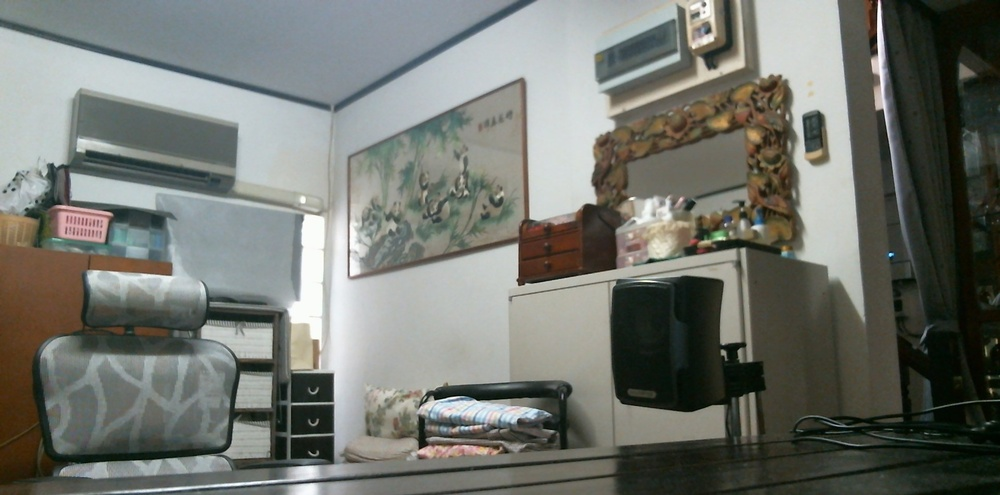
#> input picture CV_parinya/im1.jpg, 1000 x 495 px, shrunk from 1920 x 950 before the run
$ python 06_bg_subtraction.py
#> lines starting #> are read from the running program, lines starting #| are printed output that depends on the picture
import cv2
import numpy as np
import matplotlib.pyplot as plt

im1 = plt.imread('im1.jpg')
#> im1 is the input picture: shape (495, 1000, 3); mean R, G, B 113.8, 116.6, 110.3
im2 = plt.imread('im2.jpg')
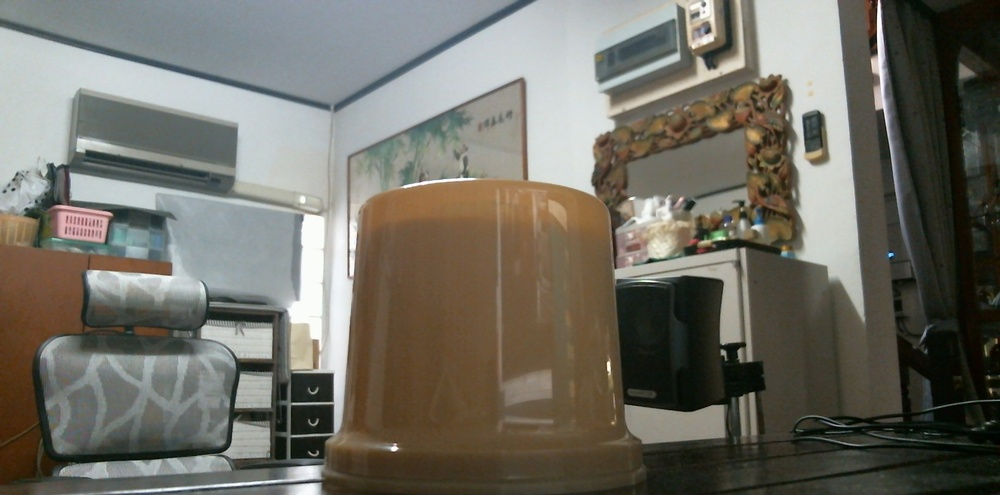
#> input picture CV_parinya/im2.jpg, 1000 x 495 px, shrunk from 1920 x 950 before the run
#> im2 is the input picture: shape (495, 1000, 3); mean R, G, B 111.8, 109.6, 100.3

diff_RGB = cv2.absdiff(im1, im2)
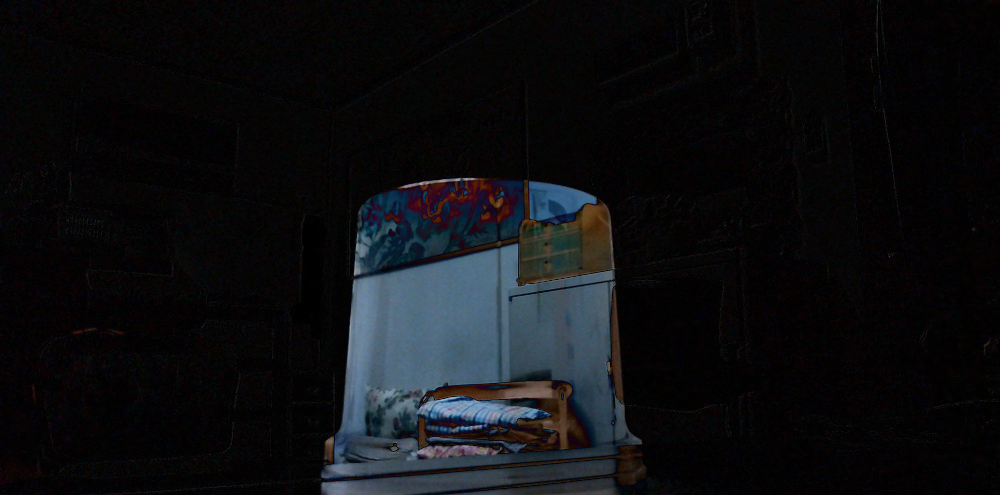
#> diff_RGB: shape (495, 1000, 3); mean R, G, B 13.6, 14.6, 17
#> `hsv1 = cv2.cvtColor(im1, cv2.COLOR_RGB2HSV)`: hsv1: shape (495, 1000, 3); mean H, S, V 57.5, 47.1, 120
#> `hsv2 = cv2.cvtColor(im2, cv2.COLOR_RGB2HSV)`: hsv2: shape (495, 1000, 3); mean H, S, V 50.3, 60.3, 116.7
# diff_RGB = np.uint8(np.abs(im1/255 - im2/255)*255)

def angle_diff(a1, a2):
    return (180 - abs(abs(a1 - a2) - 180)) / 360

def absdiff_hsv(hsv1, hsv2):
    h1 = hsv1[:, :, 0] * 2.
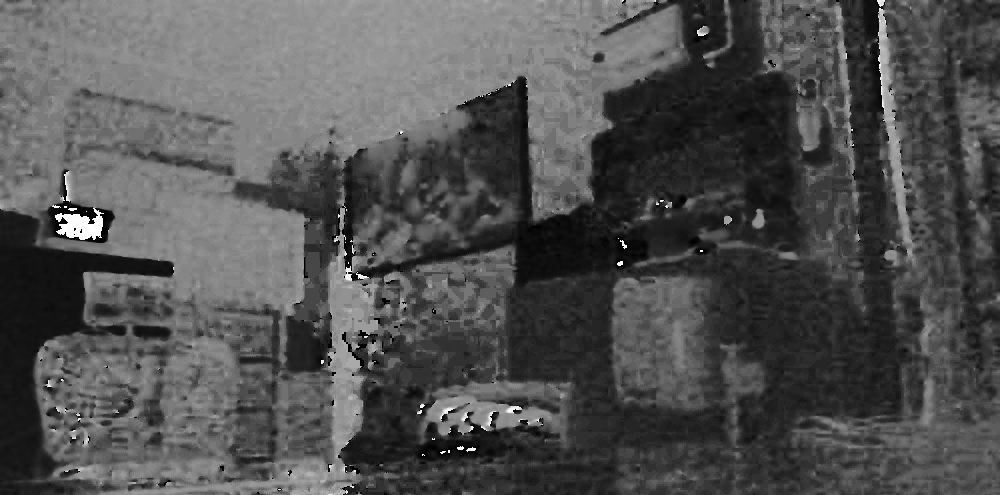
#> h1: shape (495, 1000) float64; min 0, max 358, mean 115; drawn with min black and max white
    h2 = hsv2[:, :, 0] * 2.
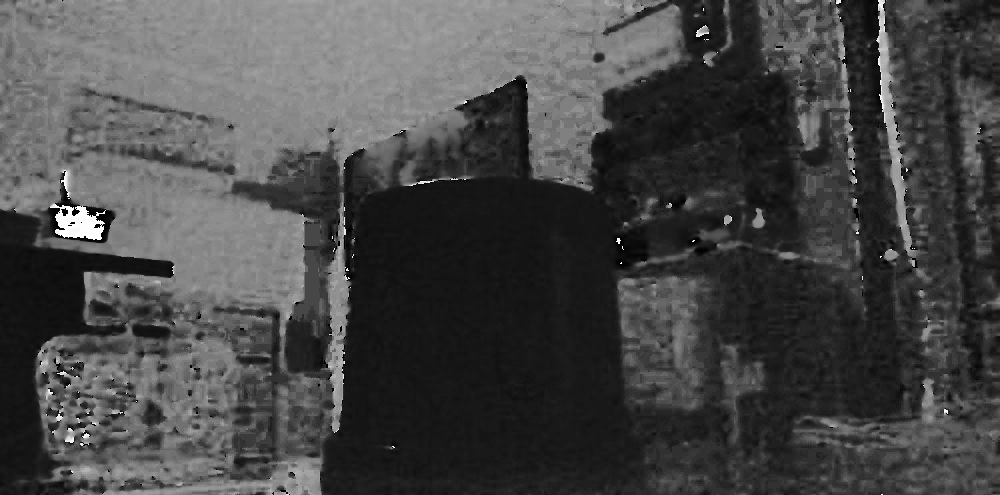
#> h2: shape (495, 1000) float64; min 0, max 358, mean 100.5; drawn with min black and max white
    diff = np.zeros(hsv1.shape).astype(np.uint8)
    diff[:, :, 0] = np.uint8(angle_diff(h1, h2) * 255)
#> in angle_diff, `return (180 - abs(abs(a1 - a2) - 180)) / 360`:
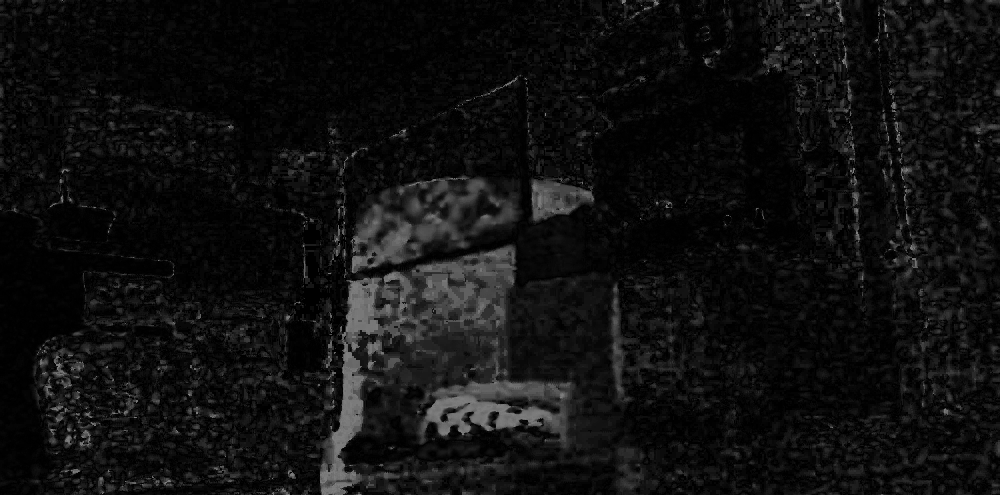
#> returned value: shape (495, 1000) float64; min 0, max 0.5, mean 0.0633
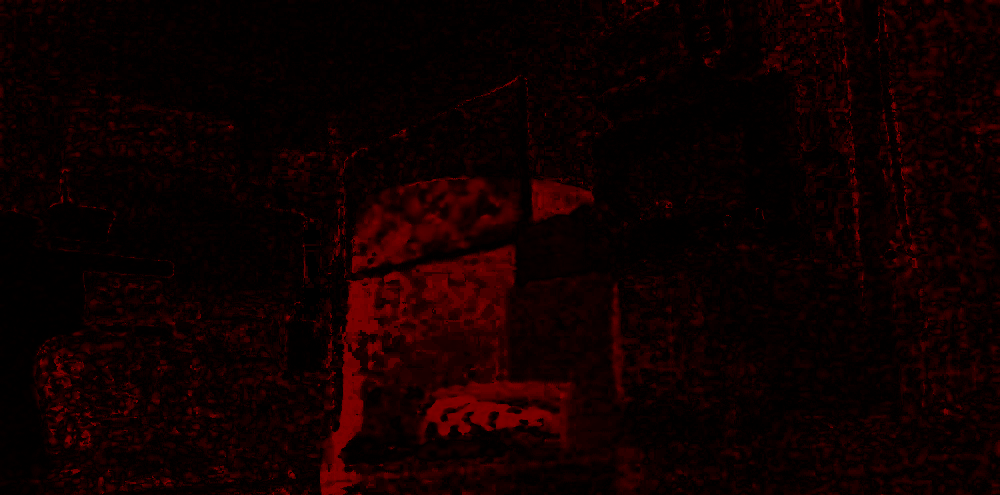
#> diff: shape (495, 1000, 3); mean of channels 0, 1, 2 15.7, 0, 0; drawn as R, G, B
    diff[:, :, 1:] = np.uint8(np.abs(hsv1[:, :, 1:]/255 - hsv1[:, :, 2:]/255)*255)
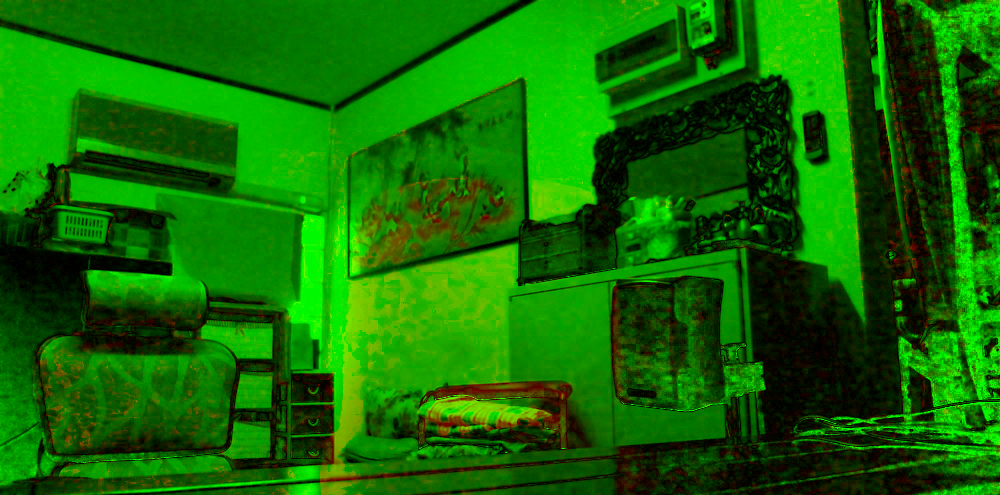
#> diff: shape (495, 1000, 3); mean of channels 0, 1, 2 15.7, 107.2, 0; drawn as R, G, B
    return diff


hsv1 = cv2.cvtColor(im1, cv2.COLOR_RGB2HSV)
hsv2 = cv2.cvtColor(im2, cv2.COLOR_RGB2HSV)
diff_HSV = absdiff_hsv(hsv1, hsv2)
diff_H = diff_HSV[:, :, 0]

plt.subplot(2, 2, 1)
plt.imshow(im1)
plt.axis('off')

plt.subplot(2, 2, 2)
plt.imshow(im2)
plt.axis('off')

plt.subplot(2, 2, 3)
plt.imshow(diff_RGB)
plt.axis('off')
plt.title('diff_RGB')

plt.subplot(2, 2, 4)
plt.imshow(diff_H, cmap='gray')
plt.axis('off')
plt.title('diff_H')
plt.show()
